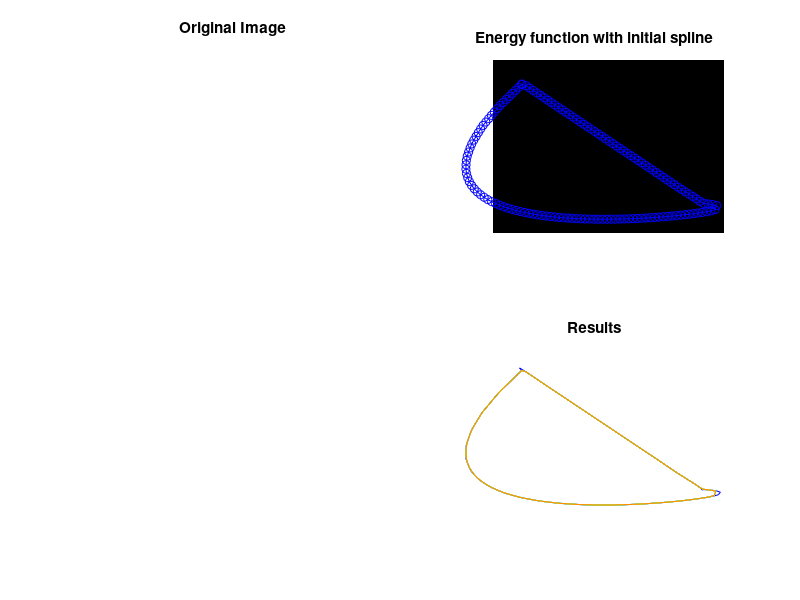

The MATLAB script that drew this image: (Note: this script raises an error after producing the figure.)
function createMaze()
%maze(row,col,pattern)
% usage  thyme = maze(30,45,'c');
% row - number of rows in the maze
% col - number of column in the maze
% pattern - random(r), vertical(v), horizontal(h), checkerboard(c), spiral(s), burst(b)

% Written by Rodney Meyer
% rodney_meyer@yahoo.com
%
% Construct graph system for maze. The graph entities are an id for each
% intersection(id), the physical row(rr) and column(cc) of the
% intersection, membership to a connected region (state), and a link to 
% adjacent intersections(ptr_up ptr_down ptr_left ptr_right). 
% Prior to "make_pattern" the maze has all of the walls intact and
% there are row*col of unconnected states. After "make_pattern" some of the
% walls are broken down and there is only one connected state for the maze.
% A broken wall(allowed passage) in some direction is signified by a negative
% value of the pointer in that direction. A solid wall(unallowed passage) 
% in some direction is signified by a positive value of the pointer in that 
% direction. The absolute value of the pointer is the id of the
% intersection in that direction.

% rand('state',sum(100*clock))
row = 15;
col = 21;
pattern = 'v';

rand('state',1)

[cc,rr]=meshgrid(1:col,1:row);
state = reshape([1:row*col],row,col); % state identifies connected regions
id = reshape([1:row*col],row,col); % id identifies intersections of maze

% create pointers to adjacent intersections
ptr_left = zeros(size(id));
ptr_up = zeros(size(id));
ptr_right = zeros(size(id));
ptr_down = zeros(size(id));

ptr_left(:,2:size(id,2)) = id(:,1:size(id,2)-1);
ptr_up(2:size(id,1),:) = id(1:size(id,1)-1,:);
ptr_right(:,1:size(id,2)-1) = id(:,2:size(id,2));
ptr_down(1:size(id,1)-1,:) = id(2:size(id,1),:);

% sort graph entities by id
the_maze = cat(2,reshape(id,row*col,1),reshape(rr,row*col,1),reshape(cc,row*col,1),reshape(state,row*col,1),...
    reshape(ptr_left,row*col,1),reshape(ptr_up,row*col,1),reshape(ptr_right,row*col,1),reshape(ptr_down,row*col,1)  );

the_maze = sortrows(the_maze);

id=the_maze(:,1);
rr=the_maze(:,2);
cc=the_maze(:,3);
state=the_maze(:,4);
ptr_left=the_maze(:,5);
ptr_up=the_maze(:,6);
ptr_right=the_maze(:,7);
ptr_down=the_maze(:,8);
clear the_maze;

% create a random maze
[state, ptr_left, ptr_up, ptr_right, ptr_down]=...
    make_pattern(row,col,pattern,id, rr, cc, state, ptr_left, ptr_up, ptr_right, ptr_down);

% show maze
h=figure('KeyPressFcn',@move_spot,'color','white');
show_maze(row, col, rr, cc, ptr_left, ptr_up, ptr_right, ptr_down,h);


% % start play
% cursor_pos=[1,1];
% current_id=1;
% figure(h)
% text(cursor_pos(1),cursor_pos(2),'\diamondsuit','HorizontalAlignment','Center','color','r');
% set(gcf,'Units','normalized');
% set(gcf,'position',[0 0 1 .91]);
% tic
% 
% % keep processing keystrokes until the maze is solved
% while ~all(cursor_pos == [col,row])
%     waitfor(gcf,'CurrentCharacter')
%     set(gcf,'CurrentCharacter','~') % update to another character so repeats are recognized
%     % key is updated by move_spot
%     switch double(key(1))
%         case 108 % left
%             if ptr_left(current_id)<0 % check for legal move
%                 current_id=-ptr_left(current_id);
%                 text(cursor_pos(1),cursor_pos(2),'\diamondsuit','HorizontalAlignment','Center','color',[.8,.8,.8]);
%                 cursor_pos(1)=cursor_pos(1)-1;
%                 text(cursor_pos(1),cursor_pos(2),'\diamondsuit','HorizontalAlignment','Center','color','r');
%             end
%         case 114 % right
%             if ptr_right(current_id)<0 % check for legal move
%                 current_id=-ptr_right(current_id);
%                 text(cursor_pos(1),cursor_pos(2),'\diamondsuit','HorizontalAlignment','Center','color',[.8,.8,.8]);
%                 cursor_pos(1)=cursor_pos(1)+1;
%                 text(cursor_pos(1),cursor_pos(2),'\diamondsuit','HorizontalAlignment','Center','color','r');
%             end
%         case 117 % up
%             if ptr_up(current_id)<0 % check for legal move
%                 current_id=-ptr_up(current_id);
%                 text(cursor_pos(1),cursor_pos(2),'\diamondsuit','HorizontalAlignment','Center','color',[.8,.8,.8]);
%                 cursor_pos(2)=cursor_pos(2)-1;
%                 text(cursor_pos(1),cursor_pos(2),'\diamondsuit','HorizontalAlignment','Center','color','r');
%             end
%         case 100 % down
%             if ptr_down(current_id)<0 % check for legal move
%                 current_id=-ptr_down(current_id);
%                 text(cursor_pos(1),cursor_pos(2),'\diamondsuit','HorizontalAlignment','Center','color',[.8,.8,.8]);
%                 cursor_pos(2)=cursor_pos(2)+1;
%                 text(cursor_pos(1),cursor_pos(2),'\diamondsuit','HorizontalAlignment','Center','color','r');
%             end
% 
%         otherwise
%     end
% 
% end
% 
% thyme=toc;
% title(cat(2,' Winning Time ',num2str(round(thyme*100)/100),'(sec)'),'FontSize',20)

f = getframe(gcf);
delete(gcf);
Im = im2double(rgb2gray(f.cdata));


    % Create the edge map
    sigma = 1;
%     smIm = abs(imfilter(Im, fspecial('laplacian'), 'same', 'replicate'));
%     smIm = imfilter(smIm, fspecial('gaussian', ceil(sigma*[3 3]), sigma), 'same', 'replicate');
    smIm = double(Im > 0.5);

    % Display the figure
    hf = figure;
    ha(1) = subplot(221);
    imshow(Im)
    title('Original Image')
    ha(2) = subplot(222);
    hIm = imshow(smIm,[]);
    hold on
    title('Energy function with initial spline')    
    
    % Get the initial snake coordinates
    x_s = nan; y_s = nan;
    hLine = plot(ha(2), x_s, y_s, 'ro-');
    theta = linspace(0,2*pi,10);
    x_s = [70 linspace(75,510,10) 515 515 70 70];
    y_s = [60 linspace(60,350,10) 350 370 370 60];
    set(hLine, 'XData', x_s, 'YData', y_s);
    
    % Upsample & create a spline
    steps = 0:(length(x_s)-1);
    newSteps = 0:0.1:(length(x_s)-1);
    pp = spline(steps,[x_s' y_s']', newSteps);
    x_s = pp(1,:)';
    y_s = pp(2,:)';
    hSpline = plot(x_s,y_s,'b');
    
    
    % Create the GVF
    mu = 0.2;%1;
    smIm = padarray(smIm, [1 1], 'symmetric', 'both');
    [fx,fy] = gradient(smIm);
    u = fx;
    v = fy;
    gradMag = fx.*fx + fy.*fy;
    
    for n = 1:80
        u = padarray(u(2:end-1, 2:end-1), [1 1], 'symmetric', 'both');
        v = padarray(v(2:end-1, 2:end-1), [1 1], 'symmetric', 'both');
        u = u + mu*4*del2(u) - gradMag.*(u-fx);
        v = v + mu*4*del2(v) - gradMag.*(v-fy);
    end
    u = u(2:end-1,2:end-1);
    v = v(2:end-1,2:end-1);
    magGVF = hypot(u,v) + 1e-10;
    fx = u./magGVF;
    fy = v./magGVF;
    
    
% %     figure, quiver(u,v), axis ij, axis image
%     ha(3) = subplot(223); hq = quiver(fx,fy); axis ij, axis image
%     title('Gradients')

    % Create the components of the Euler equation
    % [Tension, rigidity, stepsize, energy portion]
    alpha = 0*0.05;% 0.4;%0.5; 
    beta = 0;%0.5;
    gamma = 1;
    kappa = 0.96;
    A = imfilter(eye(length(newSteps)), [beta -alpha-4*beta 2*alpha+6*beta -alpha-4*beta beta], 'same', 'conv', 'circular');

    % Compute the inverse of A by LU decompositions since it is a
    % pentadiagonal banded matrix
    [L,U] = lu(A + gamma*eye(size(A)));
    invA = inv(U) * inv(L);
        
    ha(4) = subplot(224);
    imshow(smIm), hold on, title('Results')
    % Iteratively solve the Euler equations for x & y
    set([hLine], 'Visible', 'off')
%     set([hq], 'Visible', 'off')
    corder = jet(6);
    count = 1;
    for n = 1:400
        newx = gamma*x_s + kappa*interp2(fx, x_s, y_s, '*linear', 0);
        newy = gamma*y_s + kappa*interp2(fy, x_s, y_s, '*linear', 0);
        
        x_s = invA*newx;
        y_s = invA*newy;
        
        % Redistribute the points along the curve
        dStep = cumsum(hypot([0; diff(x_s)],[0; diff(y_s)]));
        newStep = linspace(rand/max(dStep),max(dStep),length(dStep))';
        x_s = interp1(dStep,x_s,newStep);
        y_s = interp1(dStep,y_s,newStep);
        
        set(hSpline, 'XData', x_s([1:end 1]), 'YData', y_s([1:end 1]), 'Marker', 'o');
        drawnow
        if any(n == [1 10 20 50 100 400])
            subplot(224), hold on
            plot(x_s([1:end 1]), y_s([1:end 1]), 'Color', corder(count,:))
            count = count + 1;
        end            
%         pause(0.1)
    end
%     set(hSpline, 'Color', [0 0.5 0])
    
    
%     ha(4) = subplot(224);
%     imshow(Im), hold on,
%     plot(x_s([1:end 1]),y_s([1:end 1]),'r-')
    set(hq, 'Visible', 'on')
    
    linkaxes(ha, 'xy')
    
    
    
return

function move_spot(src,evnt)
assignin('caller','key',evnt.Key)
return


function show_maze(row, col, rr, cc, ptr_left, ptr_up, ptr_right, ptr_down,h)
figure(h)
line([.5,col+.5],[.5,.5]) % draw top border
line([.5,col+.5],[row+.5,row+.5]) % draw bottom border
line([.5,.5],[1.5,row+.5]) % draw left border
line([col+.5,col+.5],[.5,row-.5])  % draw right border
for ii=1:length(ptr_right)
    if ptr_right(ii)>0 % right passage blocked
        line([cc(ii)+.5,cc(ii)+.5],[rr(ii)-.5,rr(ii)+.5]);
        hold on
    end
    if ptr_down(ii)>0 % down passage blocked
        line([cc(ii)-.5,cc(ii)+.5],[rr(ii)+.5,rr(ii)+.5]);
        hold on
    end
    
end
axis equal
axis([.5,col+.5,.5,row+.5])
axis off
set(gca,'YDir','reverse')

h = get(gca, 'Children');
set(h, 'LineWidth', 5)
return




function [state, ptr_left, ptr_up, ptr_right, ptr_down]=make_pattern(row,col,pattern,id, rr, cc, state, ptr_left, ptr_up, ptr_right, ptr_down)

while max(state)>1 % remove walls until there is one simply connected region
    tid=ceil(col*row*rand(15,1)); % get a set of temporary ID's
    cityblock=cc(tid)+rr(tid); % get distance from the start
    is_linked=(state(tid)==1); % The start state is in region 1 - see if they are linked to the start
    temp = sortrows(cat(2,tid,cityblock,is_linked),[3,2]); % sort id's by start-link and distance
    tid = temp(1,1); % get the id of the closest unlinked intersection
    
    % The pattern is created by selective random removal of vertical or 
    % horizontal walls as a function of position in the maze. I find the
    % checkerboard option the most challenging. Other patterns can be added
    switch upper(pattern) 
    case 'C' % checkerboard
        dir = ceil(8*rand);
        nb=3;
        block_size =  min([row,col])/nb;
        while block_size>12
            nb=nb+2;
            block_size =  min([row,col])/nb;
        end
        odd_even = (ceil(rr(tid)/block_size)*ceil(col/block_size) + ceil(cc(tid)/block_size));
        if odd_even/2 == floor(odd_even/2)
            if dir>6
                dir=4;
            end
            if dir>4
                dir=3;
            end
        else
            if dir>6
                dir=2;
            end
            if dir>4
                dir=1;
            end
        end
    case 'B' % burst
        dir = ceil(8*rand);
        if abs((rr(tid)-row/2))<abs((cc(tid)-col/2))
            if dir>6
                dir=4;
            end
            if dir>4
                dir=3;
            end
        else
            if dir>6
                dir=2;
            end
            if dir>4
                dir=1;
            end
        end
    case 'S' %spiral
        dir = ceil(8*rand);
        if abs((rr(tid)-row/2))>abs((cc(tid)-col/2))
            if dir>6
                dir=4;
            end
            if dir>4
                dir=3;
            end
        else
            if dir>6
                dir=2;
            end
            if dir>4
                dir=1;
            end
        end
    case 'V'
        dir = ceil(8*rand);
        if dir>6
            dir=4;
        end
        if dir>4
            dir=3;
        end
    case 'H'
        dir = ceil(8*rand);
        if dir>6
            dir=2;
        end
        if dir>4
            dir=1;
        end
        otherwise % random
        dir = ceil(4*rand);
    end
    
    % after a candidate for wall removal is found, the candidate must pass
    % two conditions. 1) it is not an external wall  2) the regions on
    % each side of the wall were previously unconnected. If successful the
    % wall is removed, the connected states are updated to the lowest of
    % the two states, the pointers between the connected intersections are
    % now negative.
    switch dir
    case -1
        
    case 1
        if ptr_left(tid)>0 & state(tid)~=state(ptr_left(tid))
            state( state==state(tid) | state==state(ptr_left(tid)) )=min([state(tid),state(ptr_left(tid))]);
            ptr_right(ptr_left(tid))=-ptr_right(ptr_left(tid));
            ptr_left(tid)=-ptr_left(tid);
        end
    case 2
        if ptr_right(tid)>0 & state(tid)~=state(ptr_right(tid))
            state( state==state(tid) | state==state(ptr_right(tid)) )=min([state(tid),state(ptr_right(tid))]);
            ptr_left(ptr_right(tid))=-ptr_left(ptr_right(tid));
            ptr_right(tid)=-ptr_right(tid);
        end
    case 3
        if ptr_up(tid)>0 & state(tid)~=state(ptr_up(tid))
            state( state==state(tid) | state==state(ptr_up(tid)) )=min([state(tid),state(ptr_up(tid))]);
            ptr_down(ptr_up(tid))=-ptr_down(ptr_up(tid));
            ptr_up(tid)=-ptr_up(tid);
        end
    case 4
        if ptr_down(tid)>0 & state(tid)~=state(ptr_down(tid))
            state( state==state(tid) | state==state(ptr_down(tid)) )=min([state(tid),state(ptr_down(tid))]);
            ptr_up(ptr_down(tid))=-ptr_up(ptr_down(tid));
            ptr_down(tid)=-ptr_down(tid);
        end
    otherwise
        dir
        error('quit')
    end
    
end
return